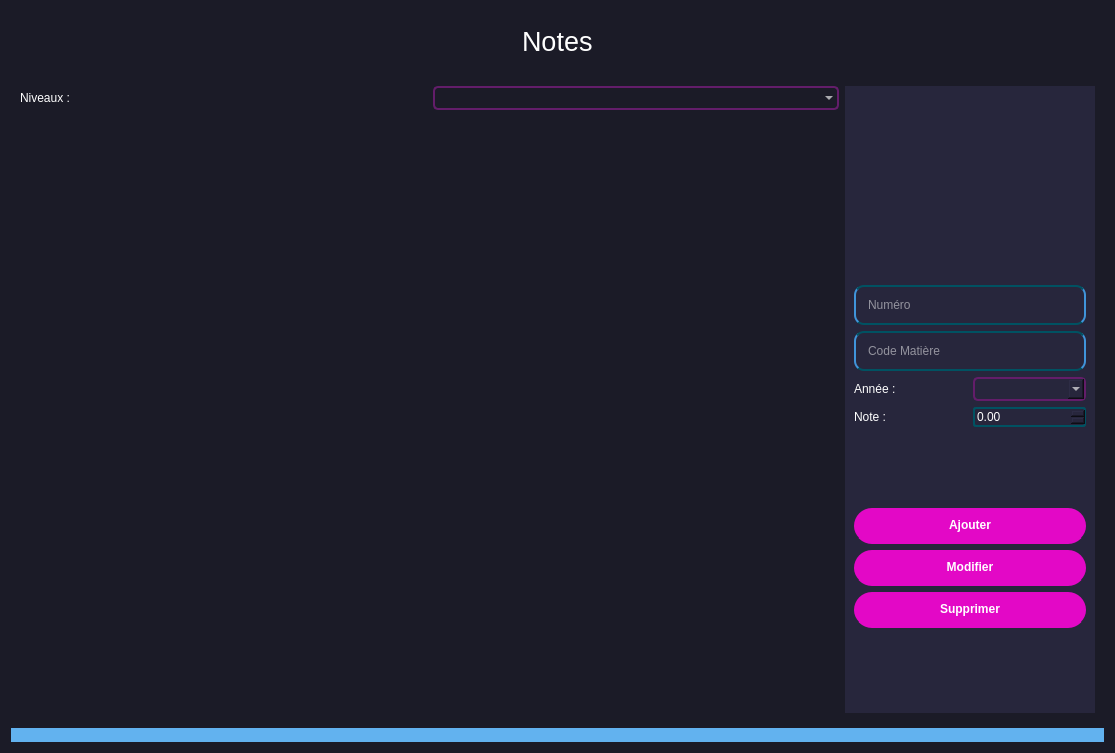
<?xml version="1.0" encoding="UTF-8"?>
<ui version="4.0">
 <class>notes</class>
 <widget class="QDialog" name="notes">
  <property name="geometry">
   <rect>
    <x>0</x>
    <y>0</y>
    <width>1115</width>
    <height>753</height>
   </rect>
  </property>
  <property name="windowTitle">
   <string>Notes</string>
  </property>
  <property name="styleSheet">
   <string notr="true">* {
border: none;
background-color: transparent;
background: transparent;
padding: 0;
margin: 0;
color: #fff;
}

#notes, #mainBody, #btnEnregistrement{
background-color: #1b1b27;
/*/background-color: rgb(255, 255, 255);*/
}

#header, #mainBodyContent, #navigation {
background-color: #27263c;
}

QPushButton {
font-weight: bold;
}

#frame_2 QPushButton {
padding: 10px;
border-bottom: 1px solid #ff5bcc;
border-radius: 24px;
padding-left: 10px;
}

#navigation QPushButton {
text-align: left;
padding: 6px 8px;
border-top-left-radius: 10px;
border-bottom-left-radius: 10px;
border-bottom: 2px solid rgb(0, 82, 98);
border-left: 2px solid #4094da;
margin: 8px;
font-size: 14px;
}

QLineEdit {
border-bottom: 2px solid rgb(0, 82, 98);
border-left: 2px solid #4094da;
border-top: 2px solid rgb(0, 82, 98);
border-right: 2px solid #4094da;
border-radius: 10px;
padding: 10px;
}

QComboBox {
font-size: 15px;
border: 2px solid rgb(99, 29, 106);
border-radius: 5px;
}

QSpinBox, QDoubleSpinBox {
border: 2px solid rgb(0, 82, 98);
border-radius: 3px;
}

QTableView::item:selected {
color:white; 
background:#000000; 
font-weight:900; 
}

QTableCornerButton::section { 
background-color:#232326; 
}

QHeaderView::section { 
color:white; 
background-color:#232326;
}

/*QTabWidget::tab-bar {
 background-color: black;
}*/

QTabBar::tab:!selected {
    /*background-color: #9E9E9E;*/
	background-color: #1b1b27;
    color: white;
	width: 100px;
 }

QTabBar::tab:selected {
    border-color:#4094da;
    background-color: #4094da;
    color: white;
	width: 100px;
}
</string>
  </property>
  <layout class="QVBoxLayout" name="verticalLayout_2">
   <item>
    <widget class="QWidget" name="widget" native="true">
     <property name="minimumSize">
      <size>
       <width>0</width>
       <height>60</height>
      </size>
     </property>
     <layout class="QHBoxLayout" name="horizontalLayout">
      <item alignment="Qt::AlignHCenter">
       <widget class="QLabel" name="label">
        <property name="font">
         <font>
          <pointsize>20</pointsize>
          <weight>50</weight>
          <bold>false</bold>
         </font>
        </property>
        <property name="text">
         <string>Notes</string>
        </property>
       </widget>
      </item>
     </layout>
    </widget>
   </item>
   <item>
    <widget class="QWidget" name="widget_2" native="true">
     <property name="sizePolicy">
      <sizepolicy hsizetype="Preferred" vsizetype="Expanding">
       <horstretch>0</horstretch>
       <verstretch>0</verstretch>
      </sizepolicy>
     </property>
     <property name="styleSheet">
      <string notr="true">QPushButton {
background-color: rgb(55, 169, 200);
border-radius: 10px;
padding: 10px;
}</string>
     </property>
     <layout class="QHBoxLayout" name="horizontalLayout_2">
      <item>
       <layout class="QVBoxLayout" name="verticalLayout">
        <item>
         <layout class="QHBoxLayout" name="horizontalLayout_3">
          <item>
           <widget class="QLabel" name="label_2">
            <property name="text">
             <string>Niveaux :</string>
            </property>
           </widget>
          </item>
          <item>
           <widget class="QComboBox" name="cbxNiveauNote"/>
          </item>
         </layout>
        </item>
        <item>
         <widget class="QTableView" name="tbvListeNote"/>
        </item>
       </layout>
      </item>
      <item>
       <widget class="QWidget" name="widget_5" native="true">
        <property name="minimumSize">
         <size>
          <width>250</width>
          <height>0</height>
         </size>
        </property>
        <property name="maximumSize">
         <size>
          <width>250</width>
          <height>16777215</height>
         </size>
        </property>
        <property name="styleSheet">
         <string notr="true">background-color: rgb(39, 38, 60);</string>
        </property>
        <layout class="QVBoxLayout" name="verticalLayout_3">
         <item>
          <widget class="QPushButton" name="pushButton_3">
           <property name="text">
            <string/>
           </property>
           <property name="icon">
            <iconset resource="resources.qrc">
             <normaloff>:/icons/edit_negate.png</normaloff>:/icons/edit_negate.png</iconset>
           </property>
           <property name="iconSize">
            <size>
             <width>50</width>
             <height>50</height>
            </size>
           </property>
          </widget>
         </item>
         <item>
          <layout class="QVBoxLayout" name="verticalLayout_14">
           <item>
            <widget class="QLineEdit" name="txtNumero">
             <property name="placeholderText">
              <string>Numéro</string>
             </property>
            </widget>
           </item>
           <item>
            <widget class="QLineEdit" name="txtCodeMat">
             <property name="placeholderText">
              <string>Code Matière</string>
             </property>
            </widget>
           </item>
           <item>
            <layout class="QHBoxLayout" name="horizontalLayout_9">
             <item>
              <widget class="QLabel" name="label_4">
               <property name="text">
                <string>Année : </string>
               </property>
              </widget>
             </item>
             <item>
              <widget class="QComboBox" name="cbxAnnee"/>
             </item>
            </layout>
           </item>
           <item>
            <layout class="QHBoxLayout" name="horizontalLayout_10">
             <item>
              <widget class="QLabel" name="label_5">
               <property name="text">
                <string>Note :</string>
               </property>
              </widget>
             </item>
             <item>
              <widget class="QDoubleSpinBox" name="dsbNote"/>
             </item>
            </layout>
           </item>
          </layout>
         </item>
         <item>
          <layout class="QVBoxLayout" name="verticalLayout_15">
           <item>
            <widget class="QPushButton" name="btnAjouter">
             <property name="cursor">
              <cursorShape>PointingHandCursor</cursorShape>
             </property>
             <property name="styleSheet">
              <string notr="true">border-bottom: 2px solid rgb(227, 8, 198);
border-radius: 18px;
background-color: rgb(227, 8, 198);</string>
             </property>
             <property name="text">
              <string>Ajouter</string>
             </property>
            </widget>
           </item>
           <item>
            <widget class="QPushButton" name="btnModifier">
             <property name="cursor">
              <cursorShape>PointingHandCursor</cursorShape>
             </property>
             <property name="styleSheet">
              <string notr="true">border-bottom: 2px solid rgb(227, 8, 198);
border-radius: 18px;
background-color: rgb(227, 8, 198);</string>
             </property>
             <property name="text">
              <string>Modifier</string>
             </property>
            </widget>
           </item>
           <item>
            <widget class="QPushButton" name="btnSupprimer">
             <property name="cursor">
              <cursorShape>PointingHandCursor</cursorShape>
             </property>
             <property name="styleSheet">
              <string notr="true">border-bottom: 2px solid rgb(227, 8, 198);
border-radius: 18px;
background-color: rgb(227, 8, 198);</string>
             </property>
             <property name="text">
              <string>Supprimer</string>
             </property>
            </widget>
           </item>
          </layout>
         </item>
        </layout>
       </widget>
      </item>
     </layout>
    </widget>
   </item>
   <item>
    <widget class="QPushButton" name="btnRetour">
     <property name="font">
      <font>
       <weight>75</weight>
       <bold>true</bold>
      </font>
     </property>
     <property name="cursor">
      <cursorShape>PointingHandCursor</cursorShape>
     </property>
     <property name="styleSheet">
      <string notr="true">background-color: rgb(98, 178, 239);
border-radius: 10px;</string>
     </property>
     <property name="text">
      <string/>
     </property>
     <property name="icon">
      <iconset resource="resources.qrc">
       <normaloff>:/icons/arrow_negate.png</normaloff>:/icons/arrow_negate.png</iconset>
     </property>
     <property name="iconSize">
      <size>
       <width>40</width>
       <height>40</height>
      </size>
     </property>
    </widget>
   </item>
  </layout>
 </widget>
 <resources>
  <include location="resources.qrc"/>
 </resources>
 <connections/>
</ui>
